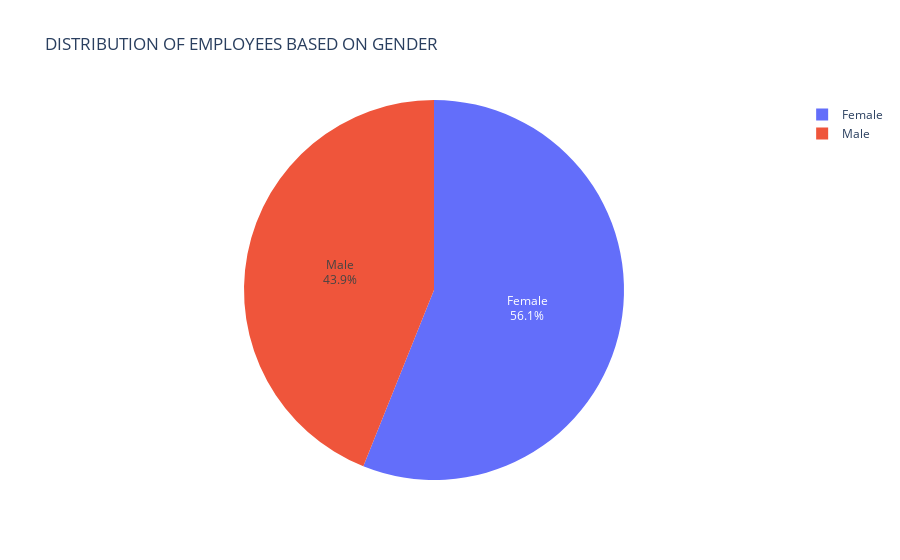

The notebook cell this image was saved under:
### Code cell
#Import the visualization library
import plotly.express as px

#Find the count of each value in the 'GenderCode' column.
gender_count = data['GenderCode'].value_counts()

#Create a piechart.
#'names' parameter specifies the labels for the segments.
#'Values' paremeter specifies the values for each segment.
#'Title' paremeter sets the title chart.
fig = px.pie(gender_count, names=gender_count.index, values=gender_count.values, title='DISTRIBUTION OF EMPLOYEES BASED ON GENDER')

#Update the pie chart's traces to show both the percentage and label on the chart
fig.update_traces(textinfo='percent+label')

#Display the pie chart
fig.show()


fig.write_image("Distribution on employees bsed on Gender.png")

### Figure 1 — Plotly figure (JSON) as saved in the notebook; plotly's stock layout.template omitted (floating-point values rounded to 4 significant figures)
{"data": [{"domain": {"x": [0, 1], "y": [0, 1]}, "hovertemplate": "GenderCode=%{label}<br>value=%{value}<extra></extra>", "labels": ["Female", "Male"], "legendgroup": "", "name": "", "showlegend": true, "textinfo": "percent+label", "type": "pie", "values": [1682, 1318]}], "layout": {"legend": {"tracegroupgap": 0}, "title": {"text": "DISTRIBUTION OF EMPLOYEES BASED ON GENDER"}}}
